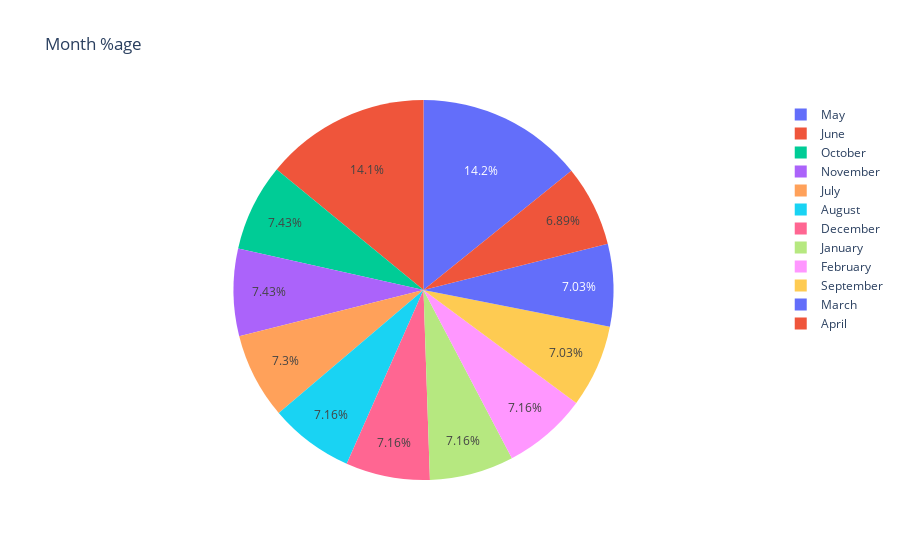

Notebook cell for this chart:
### Code cell
px.pie(df,names=df['Month'].value_counts().keys(),values=df['Month'].value_counts(),color=df['Month'].value_counts().keys(),title='Month %age')

### Figure 1 — Plotly figure (JSON) as saved in the notebook; plotly's stock layout.template omitted (floating-point values rounded to 4 significant figures)
{"data": [{"customdata": [["May"], ["June"], ["October"], ["November"], ["July"], ["August"], ["December"], ["January"], ["February"], ["September"], ["March"], ["April"]], "domain": {"x": [0, 1], "y": [0, 1]}, "hovertemplate": "label=%{label}<br>value=%{value}<br>color=%{customdata[0]}<extra></extra>", "labels": ["May", "June", "October", "November", "July", "August", "December", "January", "February", "September", "March", "April"], "legendgroup": "", "marker": {"colors": ["#636efa", "#EF553B", "#00cc96", "#ab63fa", "#FFA15A", "#19d3f3", "#FF6692", "#B6E880", "#FF97FF", "#FECB52", "#636efa", "#EF553B"]}, "name": "", "showlegend": true, "type": "pie", "values": [105, 104, 55, 55, 54, 53, 53, 53, 53, 52, 52, 51]}], "layout": {"legend": {"tracegroupgap": 0}, "title": {"text": "Month %age"}}}
